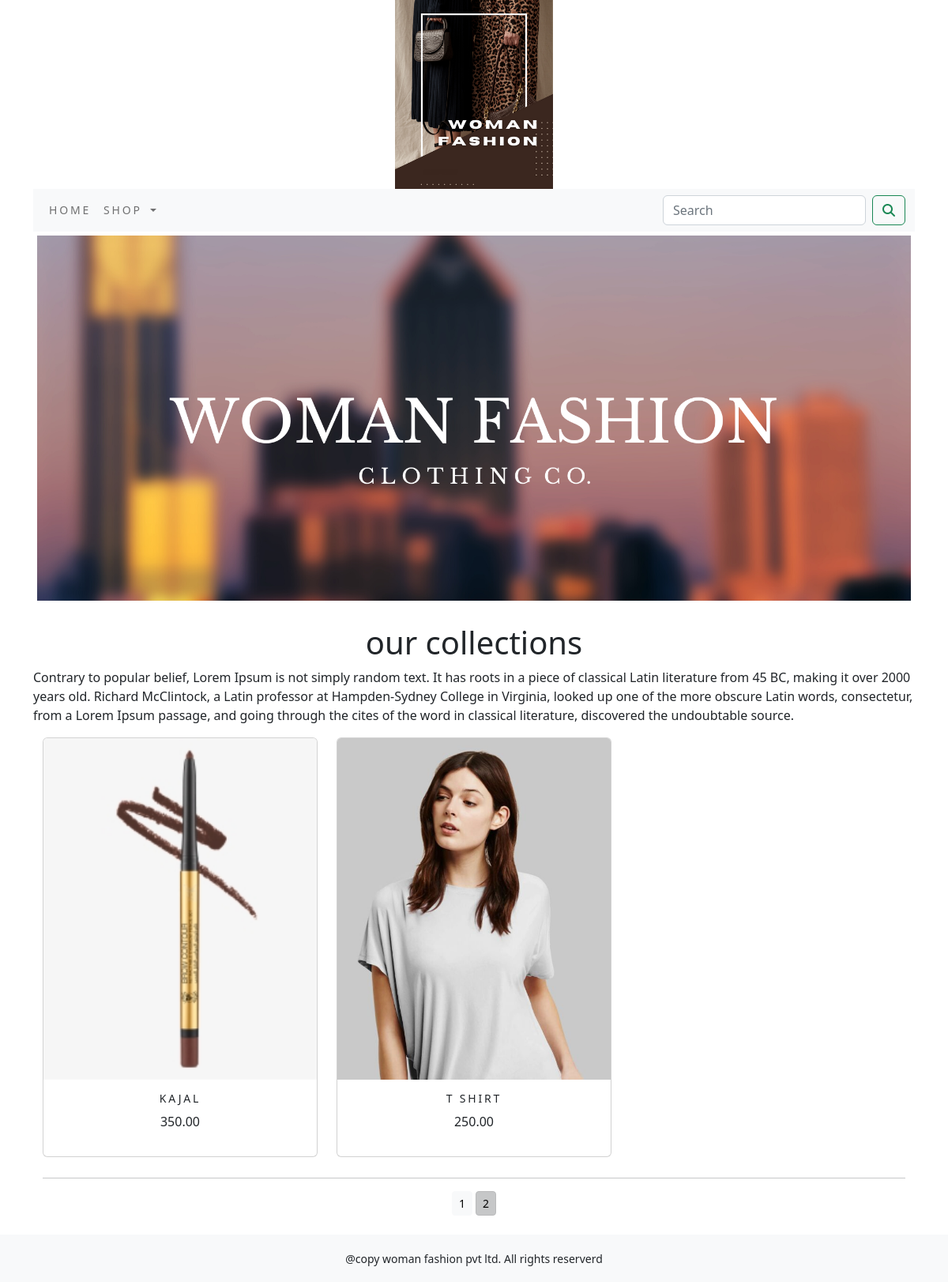
The page /shopapp/?page=2 on the database its author committed.
### shopapp/models.py (models this page shows, shortened)
class Product(models.Model):
    name=models.CharField(max_length=250,unique=True)
    slug= models.SlugField(max_length=250, unique=True)
    description= models.TextField(blank=True)
    price= models.DecimalField(max_digits=10,decimal_places=2)
    category= models.ForeignKey(Category,on_delete=models.CASCADE)
    image= models.ImageField(upload_to='product',blank=True)
    stock=models.IntegerField()
    available=models.BooleanField(default=True)
    created=models.DateTimeField(auto_now_add=True)
    updated=models.DateTimeField(auto_now=True)
    def get_url(self):
        return reverse('shopapp:ProdCatDetail',args=[self.category.slug,self.slug])
    class Meta:
        ordering = ('name',)
        verbose_name = 'product'
        verbose_name_plural = 'products'

### shopapp/views.py (the view)
# urls.py: path('', views.AllProdCat, name='AllProdCat'),
def AllProdCat(request,c_slug=None):
    c_page=None
    products_list=None
    if c_slug!=None:
        c_page=get_object_or_404(Category,slug=c_slug)
        products_list=Product.objects.all().filter(category=c_page,available=True)
    else:
        products_list=Product.objects.all().filter(available=True)
    paginator=Paginator(products_list,6)
    try:
        page=int(request.GET.get('page','1'))
    except:
        page=1
    try:
        products=paginator.page(page)
    except (EmptyPage,InvalidPage):
        products=paginator.page(paginator.num_pages)
    return render(request,"category.html",{'category':c_page,'products':products})

### cart/context_processors.py (called while the page is built)
def counter(request):
    item_count=0
    if 'admin' in request.path:
        return {}
    else:
        try:
            cart=Cart.objects.filter(cart_id=_cart_id(request))
            cart_items=CartItem.objects.all().filter(cart=cart[:1])
            for cart_item in cart_items:
                item_count += cart_item.quantity
        except Cart.DoesNotExist:
            item_count = 0
    return dict(item_count=item_count)

### cart/views.py (called while the page is built)
def _cart_id(request):
    cart=request.session.session_key
    if not cart:
        cart=request.session.create()
    return cart

### shopapp/context_processors.py (called while the page is built)
def menu_links(request):
    links=Category.objects.all()
    return dict(links=links)

### shopapp/models.py (called while the page is built)
    def get_url(self):
        return reverse('shopapp:product_by_category',args=[self.slug])

### templates/category.html (shortened to what this page needs)
{% extends 'base.html' %}
{% load static %}
{% block content %}
<div class="mx_auto">
    {% if category %}
    <img class="my_image" src="{{category.image.url}}" alt="{{category.name}}">
</div>
<br>
<div>
    <h1 class="text-center my_title">{{category.name}}</h1>
    <p class="text-justify">{{category.description}}</p>
</div>
    {% else %}
<div>
<img class="my_image my_image_padding" src="{% static 'img/banner.png' %}" alt="our products" width="10px;">
</div>
<br>
<div>
    <h1 class="text-center my-title" >our collections</h1>
    <p class="text-justify">Contrary to popular belief, Lorem Ipsum is not simply random text. It has roots in a piece of classical Latin literature from 45 BC, making it over 2000 years old. Richard McClintock, a Latin professor at Hampden-Sydney College in Virginia, looked up one of the more obscure Latin words, consectetur, from a Lorem Ipsum passage, and going through the cites of the word in classical literature, discovered the undoubtable source.</p>
</div>
    {% endif %}
<div class="container">
    <div class="row mx_auto">
        {% for product in products.object_list %}
        <div class="my_bottom_margin col-9 col-sm-12 col-md-4 xol-lg-4">
            <div class="card text-center" style="min-width:18rem;">
                <a href="{{product.get_url}}"><img class="card-img-top my_image" src="{{product.image.url}}" alt="{{product.name}}"></a>
            <div class="card-body" >
                <h4>{{product.name}}</h4>
                <p>{{product.price}}</p>
            </div>
            </div>
        </div>
        {% endfor %}
    </div>
    <div class="mx-auto">
        {% if products.paginator.num_pages > 1 %}
        <hr>
        <div class="text-center">
            {% for pg in products.paginator.page_range %}
                <a href="?page={{pg}}" class="btn btn-light btn-sm {% if products.number == pg %} active {% endif %}">{{pg}}</a>
            {% endfor %}
        </div>
        {% endif %}
    </div>
    <br>
</div>
{% endblock %}

### static/css/custom.css (style rules this page uses)
body { font-family: 'Roboto', sans-serif; }
.my_image { width:100%; height:auto; }
.my_image_padding { padding:5px; }
.my_bottom_margin { margin-bottom:10px; }
.card-body h4 { font-size:14px; text-transform:uppercase; letter-spacing:.2em; }

### rows shown on the page
Product: image (picture), name "KAJAL", price "350.00"
Product: image (picture), name "T SHIRT", price "250.00"

### other values the page prints
{{ pg }} "1" "2"
